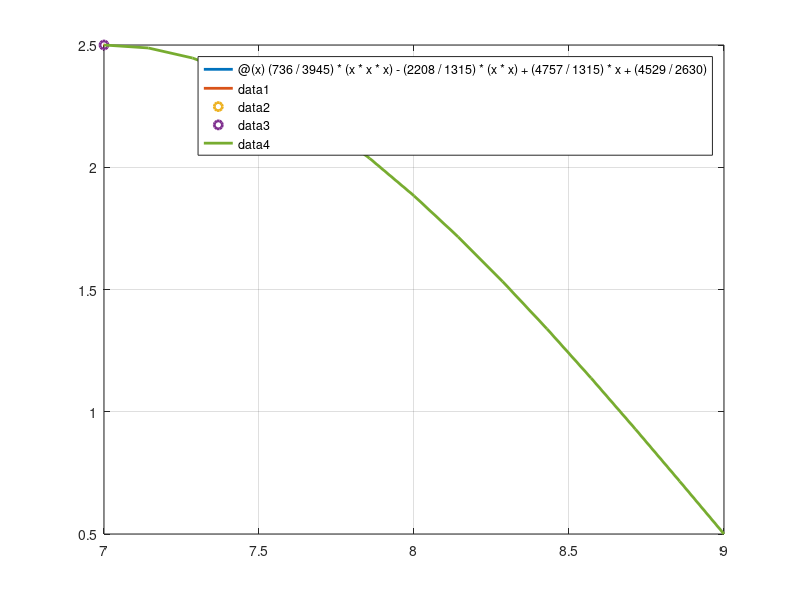

This figure's MATLAB source:
f1=@(x) 5.5-x;

%fplot(f1,[3,4.5],'LineWidth',2)
%hold on

f2=@(x) 0.64*(x*x)-6.76*x+18.46;
%fplot(f2,[4.5,7],'LineWidth',2)

f3=@(x) -1.6*(x*x)+(24.6*x)-91.3;

%fplot(f3,[7,9],'LineWidth',2)
%plot(4.5,1,'o')
%plot(7,2.5,'o')

f7=@(x) (736/3945)*(x*x*x)-(2208/1315)*(x*x)+(4757/1315)*x+(4529/2630);
fplot(f7,[3,4.5],'LineWidth',2)

hold on

f8=@(x) -(1408/6575)*(x*x*x)+(24528/6575)*(x*x)-(136271/6575)*x+(502813/13150);
fplot(f8,[4.5,7],'LineWidth',2)

plot(4.5,1,'o','LineWidth',2)
plot(7,2.5,'o','LineWidth',2)

f9=@(x) (168/1315)*(x*x*x)-(4536/1315)*(x*x)+(38837/1315)*x-(207863/2630);
fplot(f9,[7,9],'LineWidth',2)


grid on
hold off

